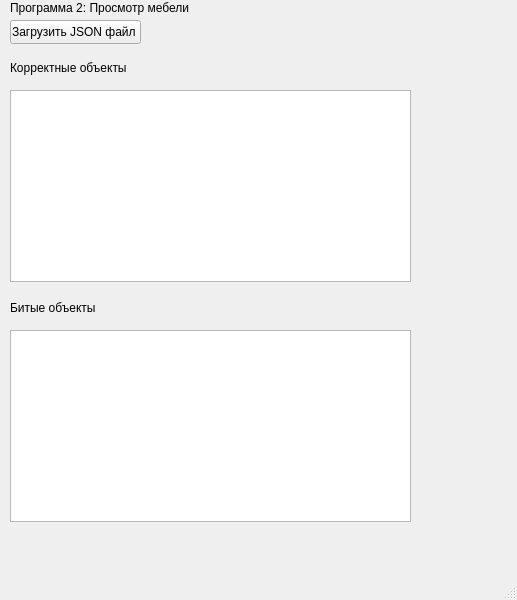
<?xml version="1.0" encoding="UTF-8"?>
<ui version="4.0">
 <class>MainWindow</class>
 <widget class="QMainWindow" name="MainWindow">
  <property name="geometry">
   <rect>
    <x>0</x>
    <y>0</y>
    <width>517</width>
    <height>600</height>
   </rect>
  </property>
  <property name="windowTitle">
   <string>MainWindow</string>
  </property>
  <widget class="QWidget" name="centralwidget">
   <widget class="QLabel" name="label">
    <property name="geometry">
     <rect>
      <x>10</x>
      <y>0</y>
      <width>191</width>
      <height>16</height>
     </rect>
    </property>
    <property name="text">
     <string>Программа 2: Просмотр мебели</string>
    </property>
   </widget>
   <widget class="QLabel" name="label_2">
    <property name="geometry">
     <rect>
      <x>10</x>
      <y>60</y>
      <width>191</width>
      <height>16</height>
     </rect>
    </property>
    <property name="text">
     <string>Корректные объекты</string>
    </property>
   </widget>
   <widget class="QPushButton" name="loadButton">
    <property name="geometry">
     <rect>
      <x>10</x>
      <y>20</y>
      <width>131</width>
      <height>24</height>
     </rect>
    </property>
    <property name="text">
     <string>Загрузить JSON файл </string>
    </property>
   </widget>
   <widget class="QTableWidget" name="tableWidgetValid">
    <property name="geometry">
     <rect>
      <x>10</x>
      <y>90</y>
      <width>401</width>
      <height>192</height>
     </rect>
    </property>
   </widget>
   <widget class="QTableWidget" name="tableWidgetBroken">
    <property name="geometry">
     <rect>
      <x>10</x>
      <y>330</y>
      <width>401</width>
      <height>192</height>
     </rect>
    </property>
   </widget>
   <widget class="QLabel" name="label_3">
    <property name="geometry">
     <rect>
      <x>10</x>
      <y>300</y>
      <width>191</width>
      <height>16</height>
     </rect>
    </property>
    <property name="text">
     <string>Битые объекты</string>
    </property>
   </widget>
  </widget>
  <widget class="QMenuBar" name="menubar">
   <property name="geometry">
    <rect>
     <x>0</x>
     <y>0</y>
     <width>517</width>
     <height>22</height>
    </rect>
   </property>
  </widget>
  <widget class="QStatusBar" name="statusbar"/>
 </widget>
 <resources/>
 <connections/>
</ui>
